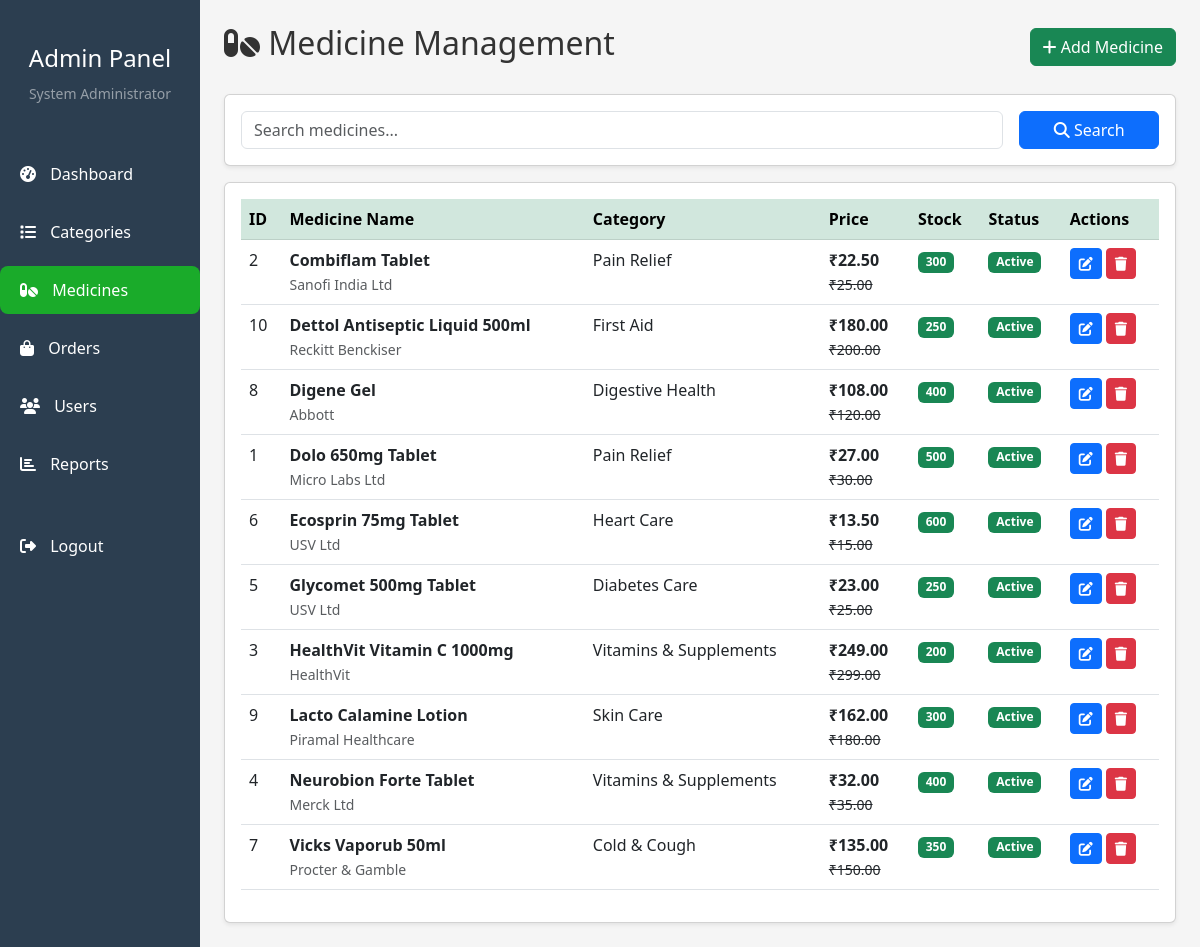
Screenshot of /admin/medicines.php (signed in) with the database file from the repository.
### tables this page shows
CREATE TABLE medicines (
    medicine_id INT PRIMARY KEY AUTO_INCREMENT,
    category_id INT NOT NULL,
    medicine_name VARCHAR(200) NOT NULL,
    manufacturer VARCHAR(100),
    description TEXT,
    composition TEXT,
    uses TEXT,
    side_effects TEXT,
    price DECIMAL(10, 2) NOT NULL,
    discount_price DECIMAL(10, 2),
    stock_quantity INT DEFAULT 0,
    medicine_image VARCHAR(255),
    prescription_required ENUM('yes', 'no') DEFAULT 'no',
    status ENUM('active', 'inactive') DEFAULT 'active',
    created_at TIMESTAMP DEFAULT CURRENT_TIMESTAMP,
    updated_at TIMESTAMP DEFAULT CURRENT_TIMESTAMP ON UPDATE CURRENT_TIMESTAMP,
    FOREIGN KEY (category_id) REFERENCES categories(category_id) ON DELETE CASCADE
);

CREATE TABLE categories (
    category_id INT PRIMARY KEY AUTO_INCREMENT,
    category_name VARCHAR(100) NOT NULL,
    category_image VARCHAR(255),
    description TEXT,
    status ENUM('active', 'inactive') DEFAULT 'active',
    created_at TIMESTAMP DEFAULT CURRENT_TIMESTAMP
);

### includes/functions.php (called while the page is built, shortened)
<?php
function formatPrice($price) {
    return '₹' . number_format($price, 2);
}
?>

### admin/medicines.php (the view, shortened to what this page needs)
<?php
include 'includes/header.php';
$conn = getDBConnection();
$search = isset($_GET['search']) ? mysqli_real_escape_string($conn, $_GET['search']) : '';
$page = isset($_GET['page']) ? (int)$_GET['page'] : 1;
$offset = ($page - 1) * ADMIN_ITEMS_PER_PAGE;
$where = "1=1";
$medicines_query = "SELECT m.*, c.category_name
                    FROM medicines m
                    LEFT JOIN categories c ON m.category_id = c.category_id
                    WHERE $where
                    ORDER BY m.medicine_name ASC
                    LIMIT $offset, " . ADMIN_ITEMS_PER_PAGE;
$medicines_result = mysqli_query($conn, $medicines_query);
?>
<div class="d-flex justify-content-between align-items-center mb-4">
    <h2><i class="fas fa-pills"></i> Medicine Management</h2>
    <button class="btn btn-success" data-bs-toggle="modal" data-bs-target="#medicineModal" onclick="resetForm()">
        <i class="fas fa-plus"></i> Add Medicine
    </button>
</div>
<div class="card shadow-sm mb-3">
    <div class="card-body">
        <form method="GET" class="row g-3">
            <div class="col-md-10">
                <input type="text" name="search" class="form-control" placeholder="Search medicines..." value="<?php echo htmlspecialchars($search); ?>">
            </div>
            <div class="col-md-2">
                <button type="submit" class="btn btn-primary w-100"><i class="fas fa-search"></i> Search</button>
            </div>
        </form>
    </div>
</div>
<div class="card shadow-sm">
    <div class="card-body">
        <div class="table-responsive">
            <table class="table table-hover">
                <thead class="table-success">
                    <tr>
                        <th>ID</th>
                        <th>Medicine Name</th>
                        <th>Category</th>
                        <th>Price</th>
                        <th>Stock</th>
                        <th>Status</th>
                        <th>Actions</th>
                    </tr>
                </thead>
                <tbody>
                    <?php if (mysqli_num_rows($medicines_result) > 0): ?>
                        <?php while ($medicine = mysqli_fetch_assoc($medicines_result)): ?>
                            <tr>
                                <td><?php echo $medicine['medicine_id']; ?></td>
                                <td>
                                    <strong><?php echo htmlspecialchars($medicine['medicine_name']); ?></strong><br>
                                    <small class="text-muted"><?php echo htmlspecialchars($medicine['manufacturer']); ?></small>
                                </td>
                                <td><?php echo htmlspecialchars($medicine['category_name']); ?></td>
                                <td>
                                    <?php if ($medicine['discount_price']): ?>
                                        <strong><?php echo formatPrice($medicine['discount_price']); ?></strong><br>
                                        <small><del><?php echo formatPrice($medicine['price']); ?></del></small>
                                    <?php else: ?>
                                        <strong><?php echo formatPrice($medicine['price']); ?></strong>
                                    <?php endif; ?>
                                </td>
                                <td>
                                    <?php if ($medicine['stock_quantity'] > 10): ?>
                                        <span class="badge bg-success"><?php echo $medicine['stock_quantity']; ?></span>
                                    <?php elseif ($medicine['stock_quantity'] > 0): ?>
                                        <span class="badge bg-warning"><?php echo $medicine['stock_quantity']; ?></span>
                                    <?php else: ?>
                                        <span class="badge bg-danger">Out of Stock</span>
                                    <?php endif; ?>
                                </td>
                                <td>
                                    <span class="badge bg-<?php echo $medicine['status'] == 'active' ? 'success' : 'secondary'; ?>">
                                        <?php echo ucfirst($medicine['status']); ?>
                                    </span>
                                </td>
                                <td>
                                    <button class="btn btn-sm btn-primary" onclick='editMedicine(<?php echo json_encode($medicine); ?>)'>
                                        <i class="fas fa-edit"></i>
                                    </button>
                                    <a href="?delete=<?php echo $medicine['medicine_id']; ?>"
                                       class="btn btn-sm btn-danger"
                                       onclick="return confirm('Are you sure you want to delete this medicine?')">
                                        <i class="fas fa-trash"></i>
                                    </a>
                                </td>
                            </tr>
                        <?php endwhile; ?>
                    <?php else: ?>
                        <tr>
                            <td colspan="7" class="text-center">No medicines found</td>
                        </tr>
                    <?php endif; ?>
                </tbody>
            </table>
        </div>
    </div>
</div>
<?php
include 'includes/footer.php';
?>

### assets/css/style.css (style rules this page uses)
:root { --primary-color: #ff6f61; --secondary-color: #1aab2a; --dark-color: #2c3e50; --light-color: #f8f9fa; --border-radius: 8px; --transition: all 0.3s ease; }
* { margin: 0; padding: 0; box-sizing: border-box; }
body { font-family: 'Segoe UI', Tahoma, Geneva, Verdana, sans-serif; color: #333; background-color: #f5f5f5; }

### rows the page displays
medicines: medicine_id "2", medicine_name "Combiflam Tablet", manufacturer "Sanofi India Ltd", category.category_name "Pain Relief", discount_price "₹22.50", price "₹25.00", stock_quantity "300", status "Active"
medicines: medicine_id "10", medicine_name "Dettol Antiseptic Liquid 500ml", manufacturer "Reckitt Benckiser", category.category_name "First Aid", discount_price "₹180.00", price "₹200.00", stock_quantity "250", status "Active"
medicines: medicine_id "8", medicine_name "Digene Gel", manufacturer "Abbott", category.category_name "Digestive Health", discount_price "₹108.00", price "₹120.00", stock_quantity "400", status "Active"
medicines: medicine_id "1", medicine_name "Dolo 650mg Tablet", manufacturer "Micro Labs Ltd", category.category_name "Pain Relief", discount_price "₹27.00", price "₹30.00", stock_quantity "500", status "Active"
medicines: medicine_id "6", medicine_name "Ecosprin 75mg Tablet", manufacturer "USV Ltd", category.category_name "Heart Care", discount_price "₹13.50", price "₹15.00", stock_quantity "600", status "Active"
medicines: medicine_id "5", medicine_name "Glycomet 500mg Tablet", manufacturer "USV Ltd", category.category_name "Diabetes Care", discount_price "₹23.00", price "₹25.00", stock_quantity "250", status "Active"
medicines: medicine_id "3", medicine_name "HealthVit Vitamin C 1000mg", manufacturer "HealthVit", category.category_name "Vitamins & Supplements", discount_price "₹249.00", price "₹299.00", stock_quantity "200", status "Active"
medicines: medicine_id "9", medicine_name "Lacto Calamine Lotion", manufacturer "Piramal Healthcare", category.category_name "Skin Care", discount_price "₹162.00", price "₹180.00", stock_quantity "300", status "Active"
medicines: medicine_id "4", medicine_name "Neurobion Forte Tablet", manufacturer "Merck Ltd", category.category_name "Vitamins & Supplements", discount_price "₹32.00", price "₹35.00", stock_quantity "400", status "Active"
medicines: medicine_id "7", medicine_name "Vicks Vaporub 50ml", manufacturer "Procter & Gamble", category.category_name "Cold & Cough", discount_price "₹135.00", price "₹150.00", stock_quantity "350", status "Active"

### other values shown
$_SESSION['admin_name'] "System Administrator"
